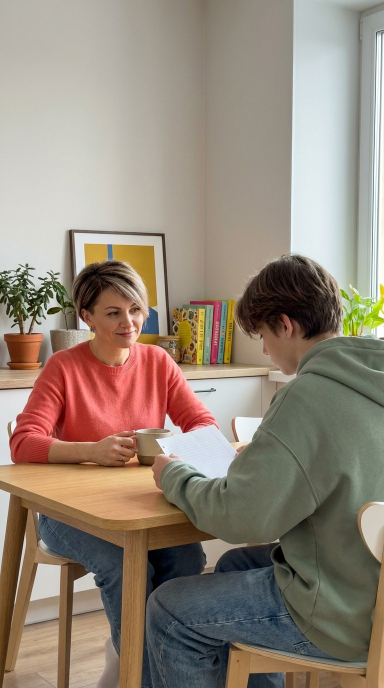
#> input picture posts/ne-test/202610231038_slide1.jpg, 768 x 1376 px (shown at 1/2 size)
$ python -i stories.py   (imports and definitions only)
#> lines starting #> are read from the running program, lines starting #| are printed output that depends on the picture
"""Сторис для «Актуального»: журнальная вёрстка 1080×1920 в фирменном стиле «Сам решу».

Типы слайдов (поле type в highlights.yaml):
  hero     — кадр из жизни на весь экран + крупный заголовок внизу (первый слайд хайлайта)
  number   — огромная цифра на коралловом фоне + пояснение
  myth     — «Миф» зачёркнут, ниже «На самом деле»
  list     — заголовок + пункты с номерами или галочками (label — дата/метка слева)
  qa       — вопрос мамы крупно + ответ
  chat     — переписка мессенджера (как в ленте) поверх кадра или «обоев»
  cta      — призыв на коралловом фоне, внизу место под стикер-ссылку
Слово в *звёздочках* выделяется маркером.
Безопасные зоны Instagram: сверху 250 px (полоски, аватар), снизу 280 px (поле ответа) — там ничего важного.
"""
import io
from pathlib import Path

from PIL import Image, ImageDraw, ImageFilter, ImageFont

from . import render

W, H = 1080, 1920
TOP, BOTTOM = 270, 1640
START = 470  # где начинается основной блок (потом _place двигает его в оптический центр)
FEED = False


# [8 lines left out: function canvas, not called in this run]
M = 90  # поля слева и справа
CORAL = (255, 122, 89)
CORAL_SOFT = (255, 205, 188)
CREAM = (255, 246, 239)
INK = (34, 34, 44)
GREY = (150, 150, 160)
WHITE = (255, 255, 255)
FONTS = Path(__file__).resolve().parent.parent / "fonts"


def _f(size, weight="Black"):
    return ImageFont.truetype(str(FONTS / f"Nunito-{weight}.ttf"), size)


# ---------- текст с выделениями ----------

# [129 lines left out: functions _tokens, _layout, _fit, _draw_text, _chrome, _brand and 1 more, not called in this run]


def _gradient(img, start_frac=0.38, strength=235):
    g = Image.new("L", (1, H), 0)
    for y in range(H):
        k = max(0.0, (y / H - start_frac) / (1 - start_frac))
        g.putpixel((0, y), int(strength * min(1.0, k ** 0.9)))
    shade = Image.new("RGBA", (W, H), (20, 16, 24, 255))
    shade.putalpha(g.resize((W, H)))
    img.alpha_composite(shade)
    top = Image.new("L", (1, H), 0)
    for y in range(0, 420):
        top.putpixel((0, y), int(110 * (1 - y / 420)))
    sh2 = Image.new("RGBA", (W, H), (20, 16, 24, 255))
    sh2.putalpha(top.resize((W, H)))
    img.alpha_composite(sh2)


# [38 lines left out: functions _jpeg, _placeholder, hero, not called in this run]


def _height(text, max_h, start, minimum, weight, lh):
    font, lines, size = _fit(text, W - 2 * M, max_h, start, minimum, weight, lh)
    return round(size * lh) * len(lines)


# [123 lines left out: functions number, _place, _pill, myth, _check, list_ and 1 more, not called in this run]


def chat(s, kicker, page, image_bytes=None):
    return render.story_chat(s["messages"], image_bytes)


# [35 lines left out: function cta, not called in this run]


KINDS = {"hero": hero, "number": number, "myth": myth, "list": list_, "qa": qa, "chat": chat, "cta": cta}


# [6 lines left out: function slide, not called in this run]

>>> import cv2
>>> picture = cv2.imread('../posts/ne-test/202610231038_slide1.jpg', cv2.IMREAD_GRAYSCALE)
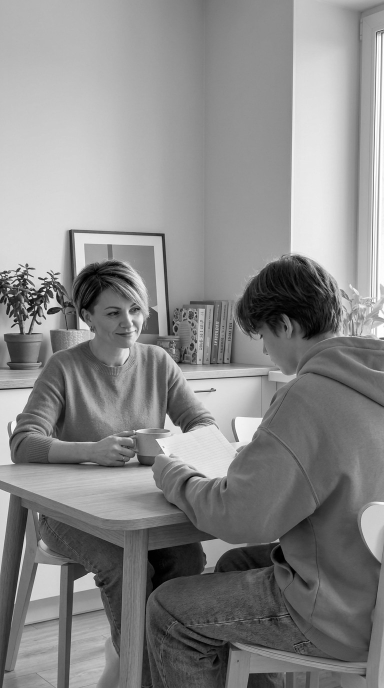
#> picture: shape (1376, 768) (shown at 1/2 size); min 0, max 255, mean 136.3
>>> result = _gradient(picture)
#> in _gradient, `shade = Image.new("RGBA", (W, H), (20, 16, 24, 255))`:
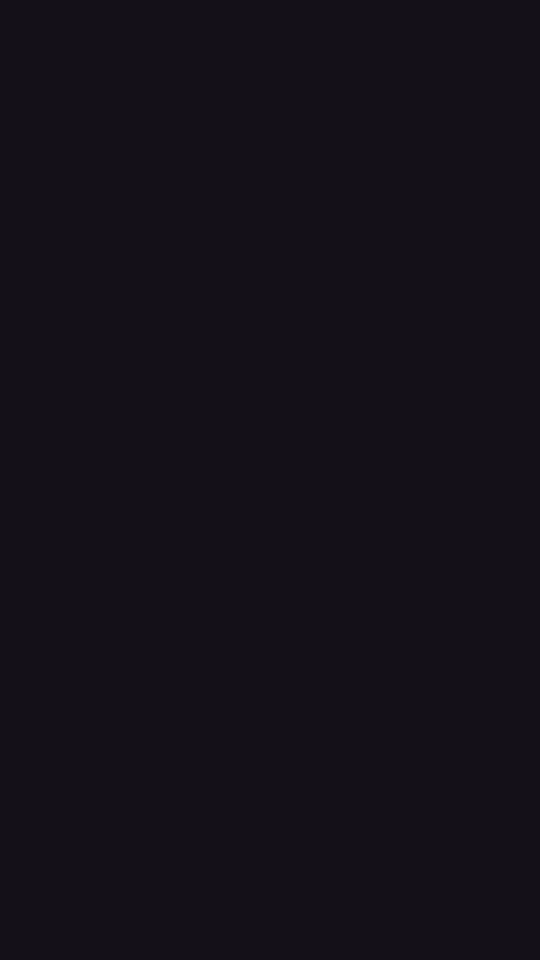
#> shade: PIL image 1080x1920 RGBA (shown at 1/2 size); mean R, G, B, A 20, 16, 24, 255
#> in _gradient, `shade.putalpha(g.resize((W, H)))`:
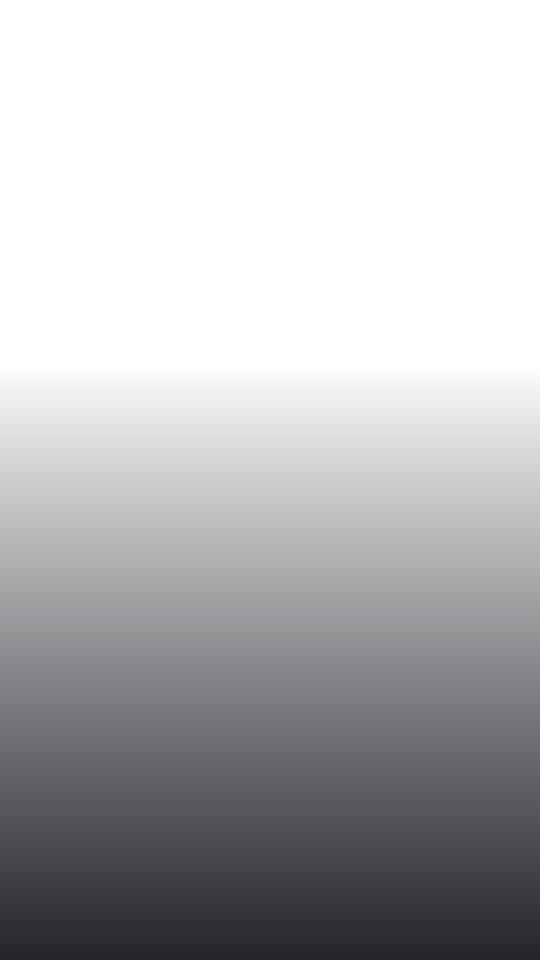
#> shade: PIL image 1080x1920 RGBA (shown at 1/2 size); mean R, G, B, A 20, 16, 24, 76.3; transparent parts drawn white
#> (the run stopped early here; a loop or call above may not have finished)

$ run again, on posts/ne-test/202610231038_slide2.jpg
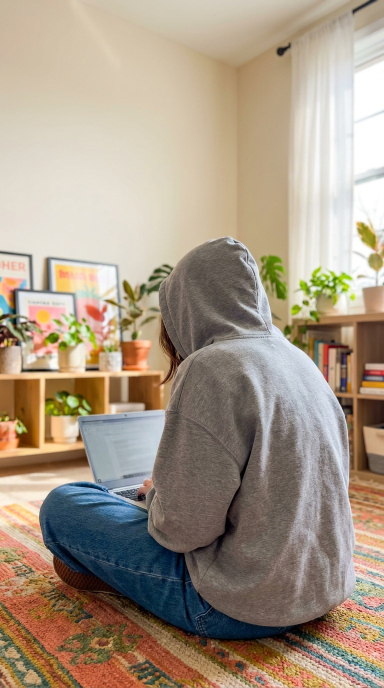
#> input picture posts/ne-test/202610231038_slide2.jpg, 768 x 1376 px (shown at 1/2 size)
#> `picture = cv2.imread('../posts/ne-test/202610231038_slide1.jpg', cv2.I..`:
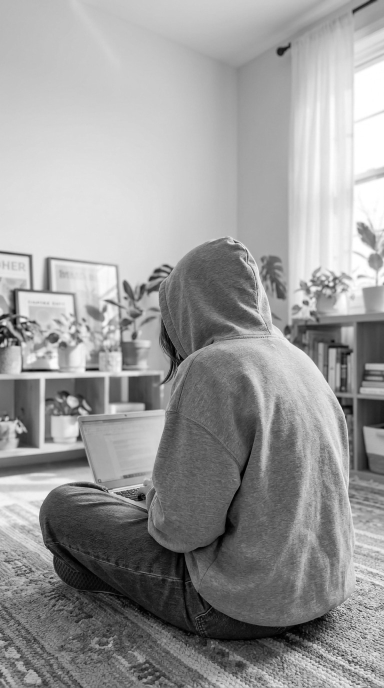
#> picture: shape (1376, 768) (shown at 1/2 size); min 0, max 255, mean 154.1

$ run again, on posts/ne-test/202610231038_slide3.jpg
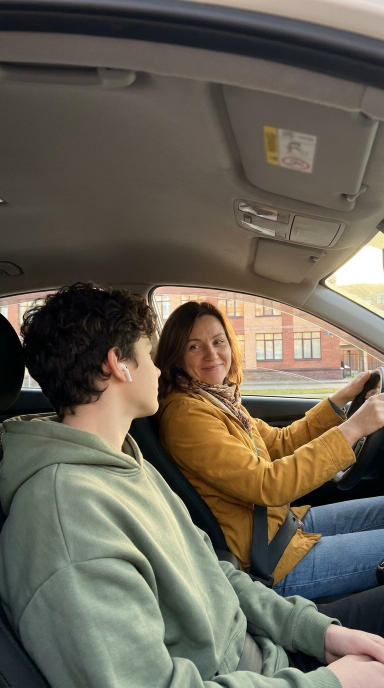
#> input picture posts/ne-test/202610231038_slide3.jpg, 768 x 1376 px (shown at 1/2 size)
#> `picture = cv2.imread('../posts/ne-test/202610231038_slide1.jpg', cv2.I..`:
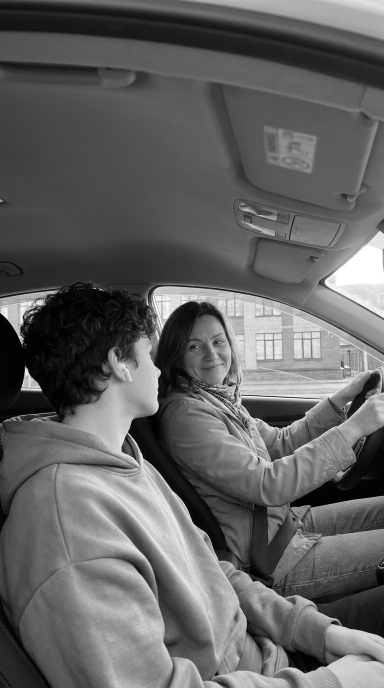
#> picture: shape (1376, 768) (shown at 1/2 size); min 0, max 255, mean 98.2

$ run again, on posts/ne-test/202610231038_slide4.jpg
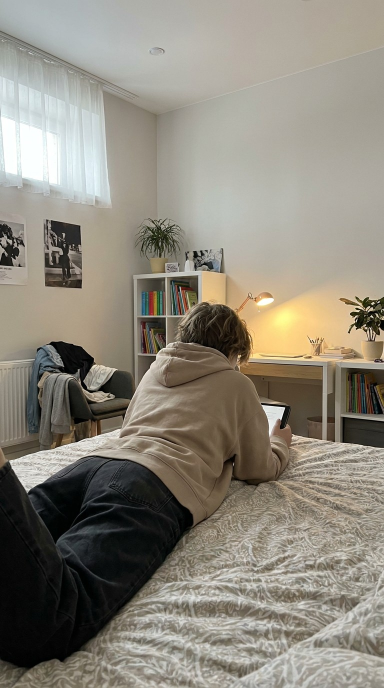
#> input picture posts/ne-test/202610231038_slide4.jpg, 768 x 1376 px (shown at 1/2 size)
#> `picture = cv2.imread('../posts/ne-test/202610231038_slide1.jpg', cv2.I..`:
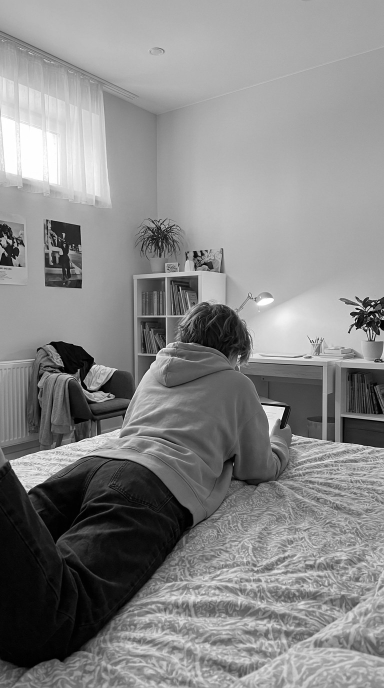
#> picture: shape (1376, 768) (shown at 1/2 size); min 0, max 255, mean 135.4
